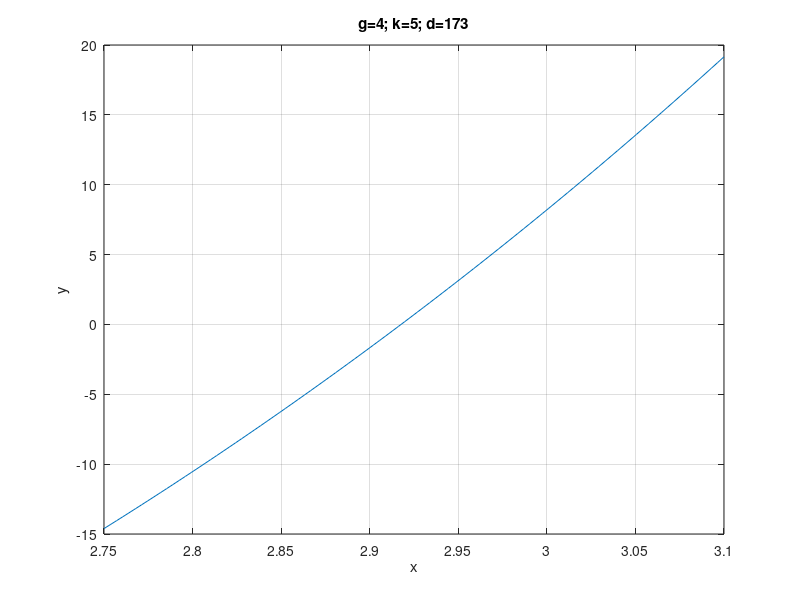

Source code (MATLAB): (Note: this script raises an error after producing the figure.)

%% Тема № 2. Задача № 1 
clear, close, clc
%	Вибір варіанта: ---------------------------------------------------------
g = 4; % Згідно списку
k = 5; % Kachaikin is fifth in list of gr
d = 173; % Birthday - 22 June, 173 day of Year
ep = 1e-6;	%	точність отриманих коренів

%	Функція рівняння	f(x) = 0 ----------------------------------------------
f = @(x) x.*(x.^3-g)+sin(k./d.*x+5.35)-15.0123.*g;
%	Похідна	f'(x)
df = @(x) 4.*x.^3-g+k./d.*cos(k./d.*x+5.35);
%	2-га похідна	f''(x)
d2f = @(x) 12.*x.^2-(k./d)^2.*sin(k./d.*x+5.35);

%	Графічне визначення інтервалу розташування кореня рівняння ---------------
X = linspace(2.75,3.1,100);		% Розбиття відрізка вузлами
plot(X, f(X));		% Графік функції y = f(x)
grid on; xlabel('x'); ylabel('y');
title(strcat('g=',int2str(g),'; k=',int2str(k),'; d=',int2str(d)));
pause 
clear X

R = cell(6,4);		% Масив комірок для формування таблиці відповідей

R{1,1} = 'дихотомії';	%----------------------------------------------------
disp('Метод дихотомії ---------------------------')
D = input('Діапазон кореня = ');
a = D(1); b = D(2); k = 0;
fa = f(a); fb = f(b);
if fa*fb < 0
   while b-a>ep
      c = 0.5.*(a+b); fc = f(c); k = k+1;
      if fc*fb <= 0
          a = c; fa = fc;
      else
          b = c; fb = fc;
      end
   end
   x = 0.5*(a+b);
   R{1,2} = x; R{1,3} = k; R{1,4} = f(x);
else
	disl('Умови існування кореня не виконані!!!')
end
R{2,1} = 'простої ітерації';	%----------------------------------------------
disp('Метод простої ітерації ---------------------------')
x = linspace(2,2.5,101);	% Розбиття відрізку розташування розв'язку вузлами
z = input('Перше наближення до кореня = ');
Df = df(x);			% Масив значень похідної f' (для визнач. max f' та min f')
max_df = max(Df);		min_df = min(Df);
if max_df*min_df >0				% f' зберігає знак?
	tau = 2/(max_df+min_df);	% оптимальний параметр простої ітерації
	fi = @(x)(x-tau*f(x));		% Стискаюче відображення методу простої ітерації
	dfi = @(x)(1-tau*df(x));	% Похідна від стискаючого відображ.
	Y = dfi(x); q = max(Y); K = q/(1-q);	% Коеф-т оцінки похибки
	x1 = z; k = 0;
	while 1
		x = fi(x1); k = k+1;
		if  or(K*abs(x-x1)<ep,k>10000)  % Я добавив умову на обмеження кількості ітерацій
			break
		end
		x1 = x;
	end
	R{2,2} = x; R{2,3} = k; R{2,4} = f(x);
else
	disp('Умови методу простої ітерації не виконуються!!!')
end

R{3,1} = 'Ейткена-Стеффенсена';	%------------------------------------------
%Реалізация методу Ейткена-Стеффенсена
disp('Метод Ейткена-Стеффенсена ---------------------------')
z = input('Перше наближення до кореня = ');
x0 = z;  k = 0;
while 1
    x1 = f(x0);
    x2 = f(x1);
    x = x0 - ((x0 - x1)*(x0-x1))/ (x0 - 2*x1 + x2);
    k=k+1;
    y = x0; % Проміжний запис змінної x0 для перевірки умови в if
    x0 =x;
    if or(abs(y-x)<=eps,k>10000) % Я добавив умову на обмеження кількості ітерацій
        break
    end
end 

R{3,2} = x; R{3,3} = k; R{3,4} = f(x);





R{4,1} = 'Ньютона';	%------------------------------------------------------
disp('Метод Ньютона ---------------------------')
z = input('Перше наближення до кореня = ');
x = z; k = 0;
while 1
   x1 = f(x)/df(x); x = x-x1; k = k+1;
   if abs(x1) <= ep
		break
   end
end
R{4,2} = x; R{4,3} = k; R{4,4} = f(x);

R{5,1} = 'січних';	%------------------------------------------------------
%Реалізація методу січних
disp('Метод січних -----------------------------')
z1 = input('Перше наближення до кореня = ');
z2 = input('Друге наближення до кореня = ');
x1 = z1; x2 = z2;  k = 0;
while 1
    x = x2 - ((x2-x1)*f(x2))/(f(x2)-f(x1));
    x1 = x2;
    x2 = x;
    k = k+1;
    if abs(x-x1) <= ep  % На цьому кроці x-x1 = ((x2-x1)*f(x2))/(f(x2)-f(x1))
		break
    end

end
R{5,2} = x; R{5,3} = k; R{5,4} = f(x);


R{6,1} = 'Курчатова';%------------------------------------------------------
%  Реалізація методу Курчатова
disp('Метод Курчатова')
z1 = input('Перше наближення до кореня = ');
z2 = input('Друге наближення до кореня = ');
x1 = z1; x2 = z2;  k = 0;
while 1
    x = x2 - (2*(x2-x1)*f(x2))/(f(2*x2-x1)-f(x1));
    x1 = x2;
    x2 = x;
    k = k+1;
    if abs(x-x1) <= ep  % На цьому кроці x-x1 = (2*(x2-x1)*f(x2))/(f(2*x2-x1)-f(x1))
		break
    end


end

R{6,2} = x; R{6,3} = k; R{6,4} = f(x);



format long
disp(R)